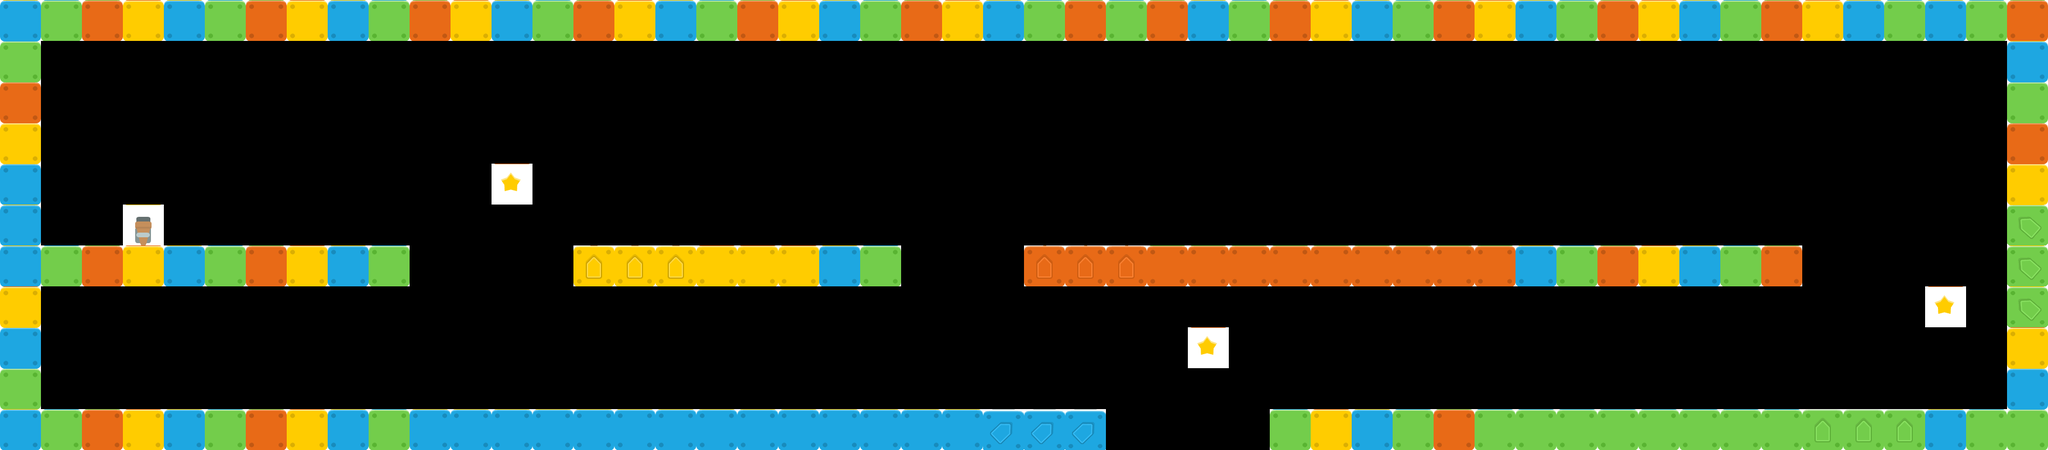

Rendered tile map (Tiled .tmx) drawn with the repository's tilesets; below, a short description and the map source with its tile grids summarised:
An orthogonal 50x11 tile map with 70x70 px tiles, 1 tile layer (tilesLayer).

<map version="1.0" orientation="orthogonal" width="50" height="11" tilewidth="70" tileheight="70">
 <properties>
  <property name="playerX" value="1" />
  <property name="playerY" value="1" />
 </properties>
 <tileset firstgid="1" source="tilesheet.tsx" />
 <layer name="tilesLayer" width="50" height="11">
  <data>[550 cells, 154 non-empty, 11 distinct tile ids]</data>
 </layer>
</map>
